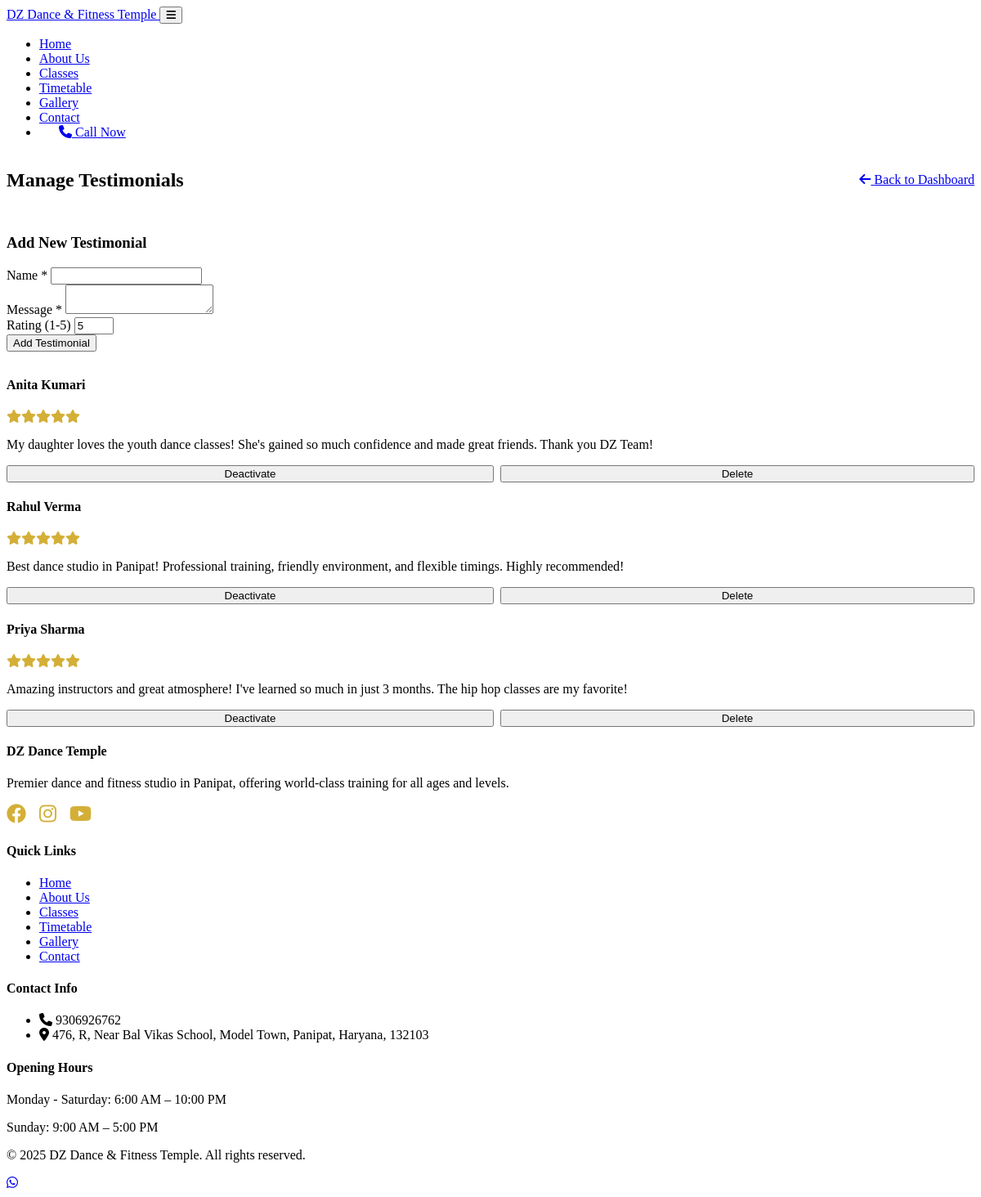
The page /admin/testimonials (signed in) on the database its author committed.
### database.py (models this page shows, shortened)
class Testimonial(db.Model):
    __tablename__ = 'testimonials'
    id = db.Column(db.Integer, primary_key=True)
    name = db.Column(db.String(100), nullable=False)
    message = db.Column(db.Text, nullable=False)
    rating = db.Column(db.Integer, default=5)
    is_active = db.Column(db.Boolean, default=True)
    created_at = db.Column(db.DateTime, default=datetime.utcnow)

### app.py (the view)
@app.route('/admin/testimonials')
@admin_required
def admin_testimonials():
    testimonials = Testimonial.query.order_by(Testimonial.created_at.desc()).all()
    return render_template('admin/testimonials.html', testimonials=testimonials)

### app.py (called while the page is built)
def admin_required(f):
    @wraps(f)
    def decorated_function(*args, **kwargs):
        if not session.get('admin_logged_in'):
            flash('Please login to access admin panel', 'error')
            return redirect(url_for('admin_login'))
        return f(*args, **kwargs)
    return decorated_function

### templates/admin/testimonials.html (shortened to what this page needs)
{% extends 'layout.html' %}
{% block content %}
<section class="section">
    <div class="container">
        <div style="display: flex; justify-content: space-between; align-items: center; margin-bottom: 2rem;">
            <h1>Manage Testimonials</h1>
            <a href="{{ url_for('admin_dashboard') }}" class="btn btn-secondary">
                <i class="fas fa-arrow-left"></i> Back to Dashboard
            </a>
        </div>
        <div class="card" style="margin-bottom: 2rem;">
            <div class="card-content">
                <h3>Add New Testimonial</h3>
                <form method="POST" action="{{ url_for('add_testimonial') }}">
                    <div class="form-group">
                        <label class="form-label">Name *</label>
                        <input type="text" name="name" class="form-input" required>
                    </div>
                    <div class="form-group">
                        <label class="form-label">Message *</label>
                        <textarea name="message" class="form-textarea" required></textarea>
                    </div>
                    <div class="form-group">
                        <label class="form-label">Rating (1-5)</label>
                        <input type="number" name="rating" class="form-input" min="1" max="5" value="5">
                    </div>
                    <button type="submit" class="btn btn-primary">Add Testimonial</button>
                </form>
            </div>
        </div>
        <div class="grid-3">
            {% for test in testimonials %}
            <div class="card">
                <div class="card-content">
                    <h4>{{ test.name }}</h4>
                    <div style="color: var(--accent-gold); margin: 0.5rem 0;">
                        {% for i in range(test.rating) %}<i class="fas fa-star"></i>{% endfor %}
                    </div>
                    <p>{{ test.message }}</p>
                    <div style="margin-top: 1rem; display: flex; gap: 0.5rem;">
                        <button onclick="toggleTestimonial({{ test.id }})" class="btn {% if test.is_active %}btn-secondary{% else %}btn-primary{% endif %}" style="flex: 1;">
                            {% if test.is_active %}Deactivate{% else %}Activate{% endif %}
                        </button>
                        <form method="POST" action="{{ url_for('delete_testimonial', id=test.id) }}" onsubmit="return confirmDelete()" style="flex: 1;">
                            <button type="submit" class="btn btn-secondary" style="width: 100%;">Delete</button>
                        </form>
                    </div>
                </div>
            </div>
            {% endfor %}
        </div>
    </div>
</section>
{% endblock %}

### templates/layout.html (shortened to what this page needs)
<!DOCTYPE html>
<html lang="en">
<head>
    <link rel="stylesheet" href="https://cdnjs.cloudflare.com/ajax/libs/font-awesome/6.4.0/css/all.min.css">
    <link rel="stylesheet" href="{{ url_for('static', filename='css/style.css') }}">
</head>
<body>
    <nav class="navbar">
        <div class="container nav-container">
            <a href="{{ url_for('index') }}" class="nav-brand">
                <span>DZ</span> Dance & Fitness Temple
            </a>
            <button class="nav-toggle" aria-label="Toggle navigation">
                <i class="fas fa-bars"></i>
            </button>
            <ul class="nav-menu">
                <li><a href="{{ url_for('index') }}" class="nav-link">Home</a></li>
                <li><a href="{{ url_for('about') }}" class="nav-link">About Us</a></li>
                <li><a href="{{ url_for('classes') }}" class="nav-link">Classes</a></li>
                <li><a href="{{ url_for('timetable') }}" class="nav-link">Timetable</a></li>
                <li><a href="{{ url_for('gallery') }}" class="nav-link">Gallery</a></li>
                <li><a href="{{ url_for('contact') }}" class="nav-link">Contact</a></li>
                <li><a href="tel:{{ config.BUSINESS_PHONE }}" class="btn btn-primary" style="padding: 0.75rem 1.5rem;">
                    <i class="fas fa-phone"></i> Call Now
                </a></li>
            </ul>
        </div>
    </nav>
    {% block content %}{% endblock %}
    <footer class="footer">
        <div class="container">
            <div class="footer-grid">
                <div class="footer-section">
                    <h4><span class="text-gold">DZ</span> Dance Temple</h4>
                    <p>Premier dance and fitness studio in Panipat, offering world-class training for all ages and levels.</p>
                    <div style="display: flex; gap: 1rem; margin-top: 1rem;">
                        <a href="#" style="font-size: 1.5rem; color: var(--accent-gold);"><i class="fab fa-facebook"></i></a>
                        <a href="#" style="font-size: 1.5rem; color: var(--accent-gold);"><i class="fab fa-instagram"></i></a>
                        <a href="#" style="font-size: 1.5rem; color: var(--accent-gold);"><i class="fab fa-youtube"></i></a>
                    </div>
                </div>
                <div class="footer-section">
                    <h4>Quick Links</h4>
                    <ul class="footer-links">
                        <li><a href="{{ url_for('index') }}">Home</a></li>
                        <li><a href="{{ url_for('about') }}">About Us</a></li>
                        <li><a href="{{ url_for('classes') }}">Classes</a></li>
                        <li><a href="{{ url_for('timetable') }}">Timetable</a></li>
                        <li><a href="{{ url_for('gallery') }}">Gallery</a></li>
                        <li><a href="{{ url_for('contact') }}">Contact</a></li>
                    </ul>
                </div>
                <div class="footer-section">
                    <h4>Contact Info</h4>
                    <ul class="footer-links">
                        <li><i class="fas fa-phone text-gold"></i> {{ config.BUSINESS_PHONE }}</li>
                        <li><i class="fas fa-map-marker-alt text-gold"></i> {{ config.BUSINESS_ADDRESS }}</li>
                    </ul>
                </div>
                <div class="footer-section">
                    <h4>Opening Hours</h4>
                    <p>{{ config.OPENING_HOURS.weekdays }}</p>
                    <p>{{ config.OPENING_HOURS.weekend }}</p>
                </div>
            </div>
            <div class="footer-bottom">
                <p>&copy; 2025 DZ Dance & Fitness Temple. All rights reserved.</p>
            </div>
        </div>
    </footer>
    <a href="https://wa.me/91{{ config.BUSINESS_PHONE }}" target="_blank" class="whatsapp-float" data-testid="whatsapp-float-btn">
        <i class="fab fa-whatsapp"></i>
    </a>
</body>
</html>

### static/css/style.css (style rules this page uses)
:root { --primary-dark: #0A1929; --primary-blue: #1A2332; --secondary-blue: #1e3a5f; --accent-gold: #D4AF37; --accent-blue: #2196F3; --white: #FFFFFF; --light-gray: #F5F5F5; --medium-gray: #9E9E9E; --dark-gray: #424242; --black: #000000; --gradient-primary: linear-gradient(135deg, #0A1929 0%, #1e3a5f 100%); --gradient-accent: linear-gradient(135deg, #D4AF37 0%, #FFD700 100%); --gradient-overlay: linear-gradient(to bottom, rgba(10, 25, 41, 0.9), rgba(30, 58, 95, 0.9)); --spacing-xs: 0.5rem; --spacing-sm: 1rem; --spacing-md: 1.5rem; --spacing-lg: 2rem; --spacing-xl: 3rem; --radius-sm: 0.375rem; --radius-md: 0.5rem; --radius-lg: 1rem; --radius-xl: 1.5rem; --shadow-sm: 0 2px 4px rgba(0,0,0,0.1); --shadow-md: 0 4px 6px rgba(0,0,0,0.15); --shadow-lg: 0 10px 15px rgba(0,0,0,0.2); --shadow-xl: 0 20px 25px rgba(0,0,0,0.25); --transition-fast: 0.2s ease-in-out; --transition-normal: 0.3s ease-in-out; --transition-slow: 0.5s ease-in-out; }
\n\n\nh1, h2, h3, h4, h5, h6 { \n font-weight: 700;\n line-height: 1.2;\n margin-bottom: var(--spacing-sm);\n }

### rows shown on the page
Testimonial: name "Anita Kumari", rating 5 (drawn), message "My daughter loves the youth dance classes! She's gained so much confidence and made great friends. Thank you DZ Team!", is_active "Deactivate"
Testimonial: name "Rahul Verma", rating 5 (drawn), message "Best dance studio in Panipat! Professional training, friendly environment, and flexible timings. Highly recommended!", is_active "Deactivate"
Testimonial: name "Priya Sharma", rating 5 (drawn), message "Amazing instructors and great atmosphere! I've learned so much in just 3 months. The hip hop classes are my favorite!", is_active "Deactivate"

### other values the page prints
{{ config.BUSINESS_PHONE }} "9306926762"
{{ config.BUSINESS_ADDRESS }} "476, R, Near Bal Vikas School, Model Town, Panipat, Haryana, 132103"
{{ config.OPENING_HOURS.weekdays }} "Monday - Saturday: 6:00 AM – 10:00 PM"
{{ config.OPENING_HOURS.weekend }} "Sunday: 9:00 AM – 5:00 PM"
